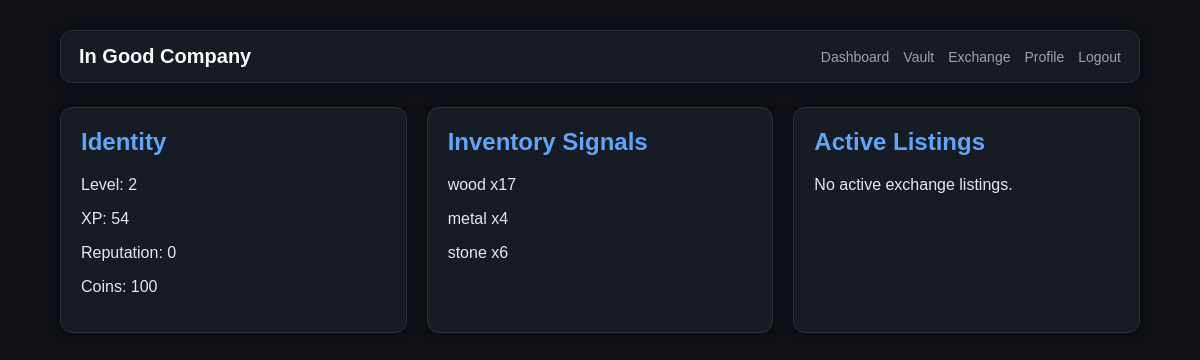
Before: /player/kewontethomas (signed in) with the older database file.
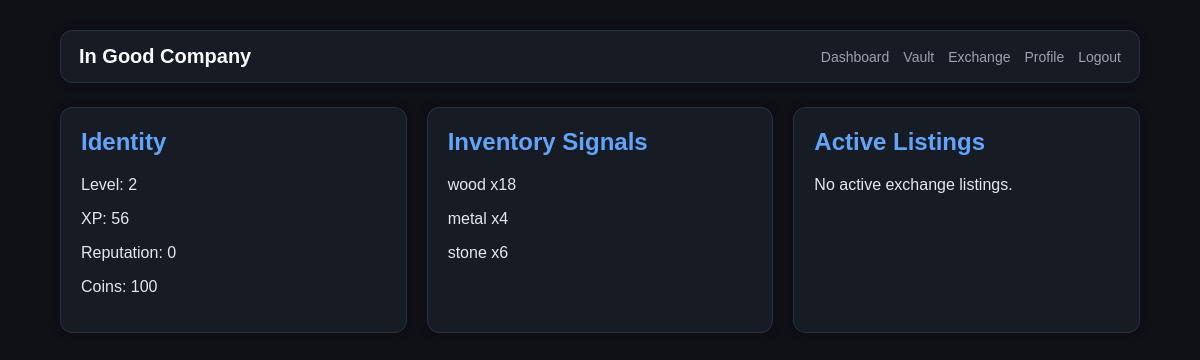
After: the same page with the newer database file.
### models/user.py (models this page shows)
class User(UserMixin, db.Model):
    id = db.Column(db.Integer, primary_key=True)
    username = db.Column(db.String(80), unique=True, nullable=False)
    password_hash = db.Column(db.String(255), nullable=False)
    coins = db.Column(db.Integer, default=100)
    xp = db.Column(db.Integer, default=0)
    level = db.Column(db.Integer, default=1)
    reputation = db.Column(db.Integer, default=0)
    last_gather_time = db.Column(db.DateTime, nullable=True)

### models/inventory.py (models this page shows)
class Inventory(db.Model):
    id = db.Column(db.Integer, primary_key=True)
    user_id = db.Column(db.Integer, db.ForeignKey("user.id"))
    resource_name = db.Column(db.String(50), nullable=False)
    quantity = db.Column(db.Integer, default=0)

### app.py (the view)
@app.route("/player/<username>")
@login_required
def player_profile(username):
    player = User.query.filter_by(username=username).first_or_404()
    inventory_items = Inventory.query.filter_by(
        user_id=player.id
    ).all()
    active_listings = MarketplaceListing.query.filter_by(
        seller_id=player.id,
        status="active"
    ).all()
    return render_template(
        "player_profile.html",
        player=player,
        inventory_items=inventory_items,
        active_listings=active_listings
    )

### app.py (called while the page is built)
@login_manager.user_loader
def load_user(user_id):
    return User.query.get(int(user_id))

### templates/player_profile.html (shortened to what this page needs)
<!DOCTYPE html>
<html>
<head>
    <link rel="stylesheet" href="/static/style.css">
</head>
<body>
    <div class="container">
        <div class="nav">
            <div class="nav-brand">
                In Good Company
            </div>
            <div class="nav-links">
                <a href="/dashboard">Dashboard</a>
                <a href="/inventory">Vault</a>
                <a href="/market">Exchange</a>
                <a href="/player/{{ current_user.username }}">Profile</a>
                <a href="/logout">Logout</a>
            </div>
        </div>
        <div class="grid">
            <div class="card">
                <h2>Identity</h2>
                <p>Level: {{ player.level }}</p>
                <p>XP: {{ player.xp }}</p>
                <p>Reputation: {{ player.reputation }}</p>
                <p>Coins: {{ player.coins }}</p>
            </div>
            <div class="card">
                <h2>Inventory Signals</h2>
                {% if inventory_items %}
                {% for item in inventory_items %}
                <p>
                    {% if item.resource_name not in ['wood', 'stone', 'metal'] %}
                    ⚡ {{ item.resource_name }} x{{ item.quantity }}
                    {% else %}
                    {{ item.resource_name }} x{{ item.quantity }}
                    {% endif %}
                </p>
                {% endfor %}
                {% else %}
                <p>No visible inventory records.</p>
                {% endif %}
            </div>
            <div class="card">
                <h2>Active Listings</h2>
                {% if active_listings %}
                {% for listing in active_listings %}
                <p>
                    {{ listing.quantity }} {{ listing.resource_name }}
                    for {{ listing.price }} coins
                </p>
                {% endfor %}
                {% else %}
                <p>No active exchange listings.</p>
                {% endif %}
            </div>
        </div>
    </div>
</body>
</html>

Changed rows visible on the page:
changed User: xp "54" → "56"
changed Inventory "wood": quantity "17" → "18"
